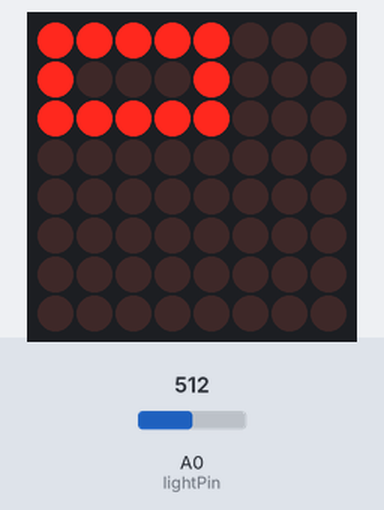
Bench run of a sketch on a simulated Arduino Uno, built with avr-gcc and run on an emulated ATmega328P. Shown: 8×8 LED matrix. Inputs (shaded band) come from the test bench; at power-on: A0 (lightPin) = 512. What the sketch prints to the serial monitor is not drawn.

Above: at 1.2 s.
1.3 s: A0 (lightPin) set to 716
3.5 s: A0 (lightPin) set to 900
5.5 s: A0 (lightPin) set to 1023
Timing chart, 0 to 8.5 s (numbered marks = the images above; inputs shaded):
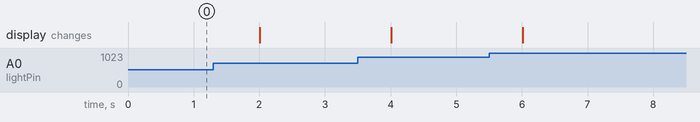

The sketch:

MAX7221_4LEDs_LightSensor.ino
```cpp
// https://playground.arduino.cc/Main/LedControl#Setup
// serial part from https://www.arduino.cc/en/Tutorial/ShftOut12
/* We start by including the library */
#include "LedControl.h"

/*
   Now we create a new LedControl.
   We use pins 12,11 and 10 on the Arduino for the SPI interface
   Pin 12 is connected to the DATA IN-pin of the first MAX7221
   Pin 11 is connected to the CLK-pin of the first MAX7221
   Pin 10 is connected to the LOAD(/CS)-pin of the first MAX7221
   There will only be a single MAX7221 attached to the arduino
*/
LedControl lc = LedControl(12, 11, 10, 1);

int lightPin = 0; // Analog pin
int lightLevel, maxLevel, minLevel;
int brightness;

/* we always wait a bit between updates of the display */
unsigned long delaytime = 100;

void setup() {
  /*
    The MAX72XX is in power-saving mode on startup,
    we have to do a wakeup call
  */
  lc.shutdown(0, false);
  /* Set the brightness to a medium values */
  lc.setIntensity(0, 8);
  /* and clear the display */
  lc.clearDisplay(0);

  Serial.begin(9600); // Serial Monitor
  maxLevel = analogRead(lightPin);
  minLevel = 300;
}

void loop() {
  // put your main code here, to run repeatedly:
  lightLevel = analogRead(lightPin); // Read the value of the photoresistor
  Serial.println("lightLevel");
  Serial.println(lightLevel);
  constrain(lightLevel, 500, 1023);
  brightness = map(lightLevel, 500, 1023, 1, 15);
  lc.setIntensity(0, brightness);
  Serial.println("brightness");
  Serial.println(brightness);

  // 0
  lc.setRow(0, 0, B11111000);
  lc.setRow(0, 1, B10001000);
  lc.setRow(0, 2, B11111000);
  delay(1000);

  // 1
  /*lc.setRow(0, 0, B11111000);
  lc.setRow(0, 1, B00000000);
  lc.setRow(0, 2, B00000000);
  delay(1000);

  /*

  // 2
  lc.setRow(0, 0, B11101000);
  lc.setRow(0, 1, B10101000);
  lc.setRow(0, 2, B10111000);
  delay(1000);

  // 3
  lc.setRow(0, 0, B11111000);
  lc.setRow(0, 1, B10101000);
  lc.setRow(0, 2, B10101000);
  delay(1000);

  // 4
  lc.setRow(0, 0, B11111000);
  lc.setRow(0, 1, B00100000);
  lc.setRow(0, 2, B11100000);
  delay(1000);

  // 5
  lc.setRow(0, 0, B10111000);
  lc.setRow(0, 1, B10101000);
  lc.setRow(0, 2, B11101000);
  delay(1000);

  // 6
  lc.setRow(0, 0, B10111000);
  lc.setRow(0, 1, B10101000);
  lc.setRow(0, 2, B11111000);
  delay(1000);

  // 7
  lc.setRow(0, 0, B11111000);
  lc.setRow(0, 1, B10000000);
  lc.setRow(0, 2, B10000000);
  delay(1000);

  // 8
  lc.setRow(0, 0, B11111000);
  lc.setRow(0, 1, B10101000);
  lc.setRow(0, 2, B11111000);
  delay(1000);

  // 9
  lc.setRow(0, 0, B11111000);
  lc.setRow(0, 1, B10101000);
  lc.setRow(0, 2, B11101000);
  delay(1000);

  */
}
```
